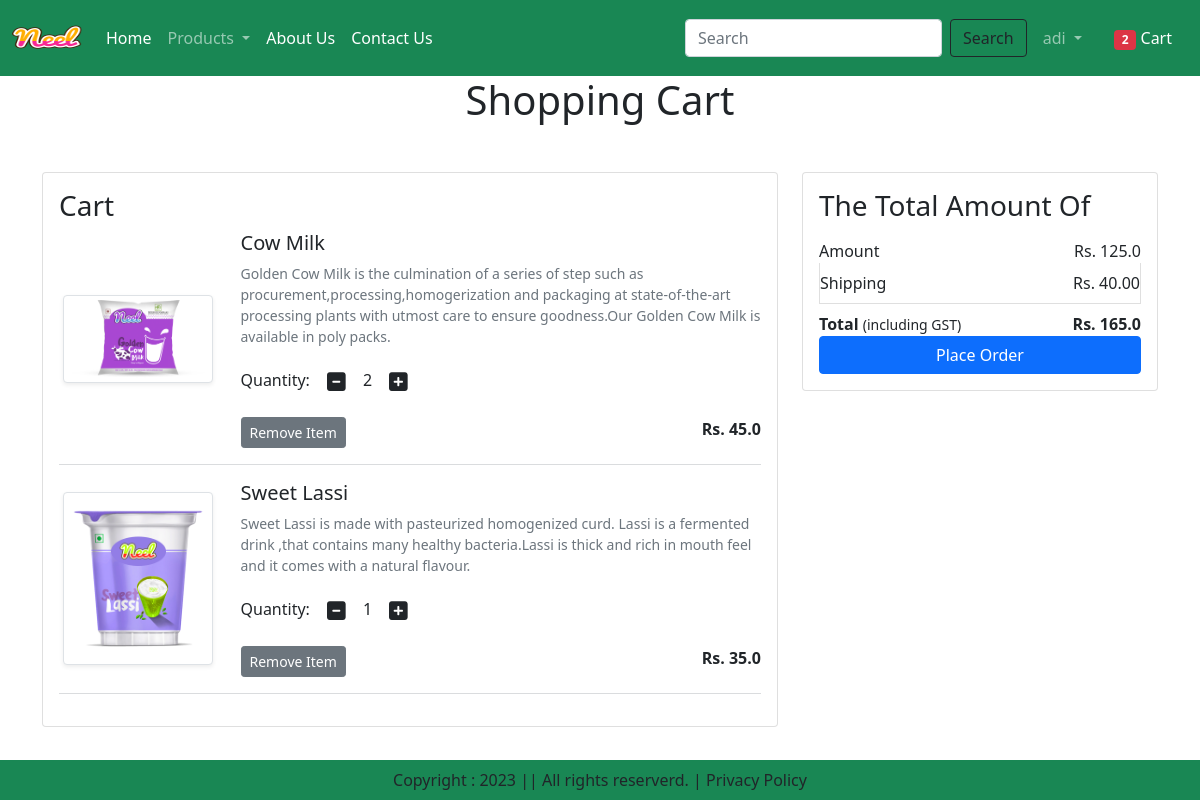
Page /cart/ (signed in) on the committed database.
### app/models.py (models this page shows, shortened)
class Cart(models.Model):
    user = models.ForeignKey(User,on_delete=models.CASCADE)
    product = models.ForeignKey(Product,on_delete=models.CASCADE)
    quantity = models.PositiveIntegerField(default=1)

class Product(models.Model):
    title=models.CharField(max_length=100)
    selling_price=models.FloatField()
    discounted_price=models.FloatField()
    description=models.TextField()
    composition=models.TextField(default='')
    prodapp=models.TextField(default='')
    category=models.CharField(choices=CATEGORY_CHOICES,max_length=2)
    product_image=models.ImageField(upload_to='product')

### app/views.py (the view)
# urls.py: path('cart/',views.show_cart, name='showcart'),
@login_required
def show_cart(request):
    user=request.user
    cart = Cart.objects.filter(user=user)
    amount = 0
    for p in cart:
        value = p.quantity * p.product.discounted_price
        amount = amount + value
    totalamount = amount + 40
    totalitem = 0
    if request.user.is_authenticated:
        totalitem = len(Cart.objects.filter(user=request.user))
    return render(request,'addtocart.html',locals())

### app/templates/addtocart.html (shortened to what this page needs)
{% extends 'base.html' %}
{% load static %}
{% block content %}
<div class="container">
    <div class="row">
        {% if cart %}
        <h1 class="text-center mb-5">Shopping Cart</h1>
        <div class="col-sm-8">
            <div class="card">
                <div class="card-body">
                    <h3>Cart</h3>
                    {% for item in cart %}
                    <div class="row">
                        <div class="col-sm-3 text-center align-self-center">
                            <img src="{{item.product.product_image.url}}" alt="" srcset="" class="img-fluid img-thumbnail shadow-sm" height="150" width="150">
                        </div>
                        <div class="col-sm-9">
                            <div>
                                <h5>{{item.product.title}}</h5>
                                <p class="mb-2 text-muted small">{{item.product.description}}</p>
                                <div class="my-3">
                                    <label for="quantity">Quantity:</label>
                                    <a class="minus-cart btn" pid={{item.product.id}}><i class="fas fa-minus-square fa-lg"></i></a>
                                    <span id="quantity">{{item.quantity}}</span>
                                    <a class="plus-cart btn" pid={{item.product.id}}><i class="fas fa-plus-square fa-lg"></i></a>
                                </div>
                                <div class="d-flex justify-content-between">
                                    <a href="#" class="remove-cart btn btn-sm btn-secondary mr-3" pid={{item.product.id}}>Remove Item</a>
                                    <p class="mb-0"><span><strong>Rs. {{item.product.discounted_price}}</strong></span></p>
                                </div>
                            </div>
                        </div>
                    </div>
                    <hr class="text-muted">
                    {% endfor %}
                </div>
            </div>
        </div>
        <div class="col-sm-4">
            <div class="card">
                <div class="card-body">
                    <h3>The Total Amount Of</h3>
                    <ul class="list-group">
                        <li class="list-group-item d-flex justify-content-between align-items-center border-0 px-0 pb-0">Amount <span id="amount">Rs. {{amount}}</span></li>
                        <li class="list-group-item d-flex justify-content-between align-items-center px-0">Shipping <span>Rs. 40.00</span></li>
                        <li class="list-group-item d-flex justify-content-between align-items-center border-0 px-0 pb-0">
                            <div>
                                <strong>Total</strong> <small>(including GST)</small>
                            </div>
                            <span id="totalamount"><strong>Rs. {{totalamount}}</strong></span>
                        </li>
                    </ul>
                    <div class="d-grid"><a href="{% url 'checkout' %}" class="btn btn-primary">Place Order</a></div>
                </div>
            </div>
        </div>
        {% else %}
        <h1 class="text-center my-5 text-danger">Cart is Empty!!!</h1>
        {% endif %}
    </div>
</div>
{% endblock %}

### app/templates/base.html (shortened to what this page needs)
{% load static %}
<!DOCTYPE html>
<html lang="en">
<head>
    <link href="https://cdn.jsdelivr.net/npm/bootstrap@5.0.2/dist/css/bootstrap.min.css" rel="stylesheet">
    <link rel="stylesheet" href="{% static 'css/owl.carousel.min.css'%}">
    <link rel="stylesheet" href="{% static 'css/all.min.css'%}">
    <link rel="stylesheet" href="{% static 'css/style.css'%}">
</head>
<body>
    <nav class="navbar navbar-expand-lg navbar-dark bg-success">
        <div class="container-fluid">
          <a class="navbar-brand" href="#">
            <img src="{% static 'images/product/neel.png'%}" alt="" width="70" height="50">
          </a>
          <div class="collapse navbar-collapse" id="navbarSupportedContent">
            <ul class="navbar-nav me-auto mb-2 mb-lg-0">
              {% if request.user.is_authenticated %}
              <li class="nav-item">
                <a class="nav-link active" aria-current="page" href="/">Home</a>
              </li>
              <li class="nav-item dropdown">
                <a class="nav-link dropdown-toggle" href="#" id="navbarDropdown" role="button" data-bs-toggle="dropdown" aria-expanded="false">
                  Products
                </a>
              </li>
              <li class="nav-item">
                <a class="nav-link text-white" href="{% url 'about' %}">About Us</a>
              </li>
              <li class="nav-item">
                <a class="nav-link text-white" href="{% url 'contact' %}">Contact Us</a>
              </li>
            </ul>
            <form class="d-flex" role="search" action="/search">
              <input class="form-control me-2" type="search" placeholder="Search" name="search" aria-label="Search">
              <button class="btn btn-outline-dark" type="submit">Search</button>
            </form>
          </div>
          <ul class="navbar-nav me-auto mb-2 mb-lg-0">
            <li class="nav-item dropdown mx-2">
              <a class="nav-link dropdown-toggle" href="#" id="navbarDropdown" role="button" data-bs-toggle="dropdown" aria-expanded="false">
                {{request.user}}
              </a>
            </li>
            <li class="nav-item mx-2">
              <a href="{% url 'showcart' %}" class="nav-link text-white"> <span class="badge bg-danger">{% if totalitem > 0 %} {{totalitem}} {% endif %}</span> Cart</a>
            </li>
            {% endif %}
          </ul>
        </div>
    </nav>
    {% block content %} {% endblock %}
    <footer class="container-fluid fixed-bottom bg-success text-center p-2 mt-5">
      Copyright : 2023 || All rights reserverd. | Privacy Policy
    </footer>
</body>
</html>

### rows in the picture
Cart: product.product_image (picture), product "Cow Milk", product.description "Golden Cow Milk is the culmination of a series of step such as procurement,processing,homogerization and packaging at state-of-the-art processing plants with utmost care to ensure goodness.Our Golden Cow Milk is available in poly packs.", quantity "2", product.discounted_price "45.0"
Cart: product.product_image (picture), product "Sweet Lassi", product.description "Sweet Lassi is made with pasteurized homogenized curd. Lassi is a fermented drink ,that contains many healthy bacteria.Lassi is thick and rich in mouth feel and it comes with a natural flavour.", quantity "1", product.discounted_price "35.0"

### other values in the picture
{{ request.user }} "adi"
{{ totalitem }} "2"
{{ amount }} "125.0"
{{ totalamount }} "165.0"
